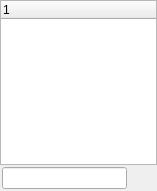
<?xml version="1.0" encoding="UTF-8"?>
<ui version="4.0">
 <class>GuiSavedChatListWidget</class>
 <widget class="QWidget" name="GuiSavedChatListWidget">
  <property name="geometry">
   <rect>
    <x>0</x>
    <y>0</y>
    <width>157</width>
    <height>191</height>
   </rect>
  </property>
  <property name="minimumSize">
   <size>
    <width>120</width>
    <height>0</height>
   </size>
  </property>
  <layout class="QGridLayout" name="gridLayout">
   <property name="leftMargin">
    <number>0</number>
   </property>
   <property name="topMargin">
    <number>0</number>
   </property>
   <property name="rightMargin">
    <number>0</number>
   </property>
   <property name="bottomMargin">
    <number>0</number>
   </property>
   <property name="spacing">
    <number>0</number>
   </property>
   <item row="0" column="0">
    <widget class="QTreeWidget" name="mp_twSavedChatList">
     <column>
      <property name="text">
       <string notr="true">1</string>
      </property>
     </column>
    </widget>
   </item>
   <item row="1" column="0">
    <layout class="QHBoxLayout" name="horizontalLayout">
     <property name="spacing">
      <number>2</number>
     </property>
     <property name="leftMargin">
      <number>2</number>
     </property>
     <property name="topMargin">
      <number>2</number>
     </property>
     <property name="rightMargin">
      <number>2</number>
     </property>
     <property name="bottomMargin">
      <number>2</number>
     </property>
     <item>
      <widget class="QLineEdit" name="mp_leFilter">
       <property name="toolTip">
        <string>Insert keywords</string>
       </property>
      </widget>
     </item>
     <item>
      <widget class="QPushButton" name="mp_pbClearFilter">
       <property name="sizePolicy">
        <sizepolicy hsizetype="Fixed" vsizetype="Fixed">
         <horstretch>0</horstretch>
         <verstretch>0</verstretch>
        </sizepolicy>
       </property>
       <property name="maximumSize">
        <size>
         <width>26</width>
         <height>26</height>
        </size>
       </property>
       <property name="toolTip">
        <string>Clear keywords</string>
       </property>
       <property name="icon">
        <iconset resource="../beebeep.qrc">
         <normaloff>:/images/clear.png</normaloff>:/images/clear.png</iconset>
       </property>
       <property name="iconSize">
        <size>
         <width>16</width>
         <height>16</height>
        </size>
       </property>
       <property name="flat">
        <bool>true</bool>
       </property>
      </widget>
     </item>
    </layout>
   </item>
  </layout>
 </widget>
 <tabstops>
  <tabstop>mp_twSavedChatList</tabstop>
  <tabstop>mp_leFilter</tabstop>
  <tabstop>mp_pbClearFilter</tabstop>
 </tabstops>
 <resources>
  <include location="../beebeep.qrc"/>
 </resources>
 <connections/>
</ui>
